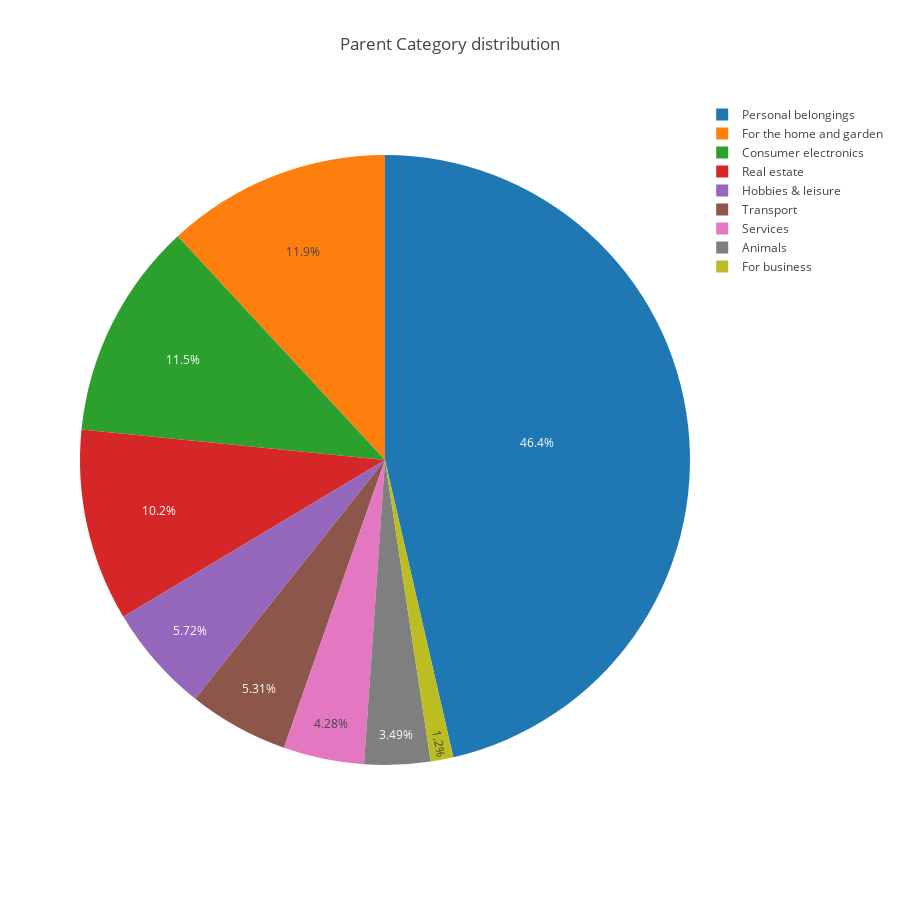

The code cell stored with this chart in its notebook:
### Code cell
temp_series = train_df['parent_category_name_en'].value_counts()
labels = (np.array(temp_series.index))
sizes = (np.array((temp_series / temp_series.sum())*100))

trace = go.Pie(labels=labels, values=sizes)
layout = go.Layout(title='Parent Category distribution',width=900,height=900)
data = [trace]
fig = go.Figure(data=data, layout=layout)
py.iplot(fig, filename="parentcategory")

### Figure 1 — Plotly figure (JSON) as saved in the notebook; plotly's stock layout.template omitted (floating-point values rounded to 4 significant figures)
{"data": [{"labels": ["Personal belongings", "For the home and garden", "Consumer electronics", "Real estate", "Hobbies & leisure", "Transport", "Services", "Animals", "For business"], "type": "pie", "values": [46.4, 11.89, 11.51, 10.19, 5.721, 5.31, 4.283, 3.49, 1.202]}], "layout": {"height": 900, "title": "Parent Category distribution", "width": 900}}
